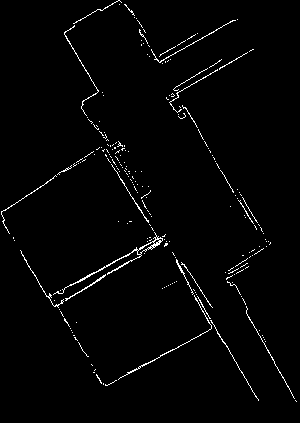
//> input picture polygon/walls.ppm, 300 x 423 px
$ ./main   (built with g++ and OpenCV 4)
//> lines starting //> are read from the running program, lines starting //| are printed output that depends on the picture; after the words box and inside, x2 and y2 are one past the last pixel; in counts of white or black regions, pixels touching at a corner belong together

#include <string>
#include <vector>


#include "opencv2/highgui.hpp"
#include "opencv2/imgproc.hpp"

void rotate(cv::Mat& src, double angle, cv::Mat& dst, bool thresh = true);

int main(int argc, char** argv) {

  std::string name = "";
  if (argc > 1) {
    name = "_" + std::string(argv[1]);
  }

  cv::Mat walls_img = cv::imread("walls" + name + ".ppm");
//> walls_img is the input picture: 423 rows x 300 cols, CV_8UC3; 1.9% white in thin lines or dots
  cv::Mat freespace_img = cv::imread("freespace" + name + ".ppm");
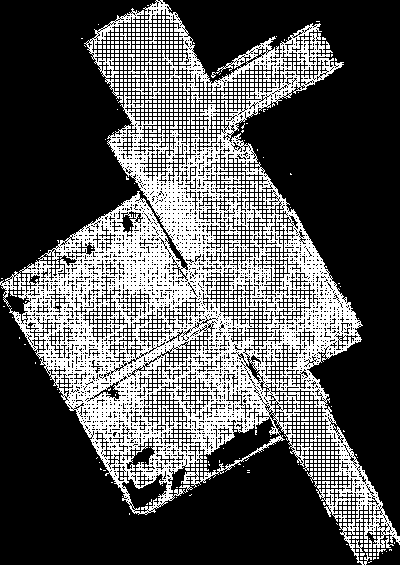
//> input picture polygon/freespace.ppm, 400 x 565 px
//> freespace_img is the input picture: 565 rows x 400 cols, CV_8UC3; 33.1% white; 1057 white regions (955 under 20 px), largest, box (x1, y1, x2, y2) and area: (0, 0, 400, 548) 59739, (84, 8, 144, 103) 834, (314, 481, 351, 522) 440
  cv::Mat density_img = cv::imread("density" + name + ".ppm");
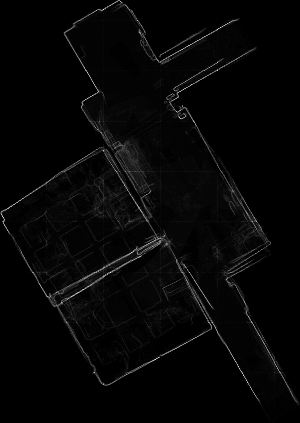
//> input picture stuff/density.ppm, 300 x 423 px
//> density_img is the input picture: 423 rows x 300 cols, CV_8UC3; min 0, max 249, mean 5.9
  cv::Mat walls_gray = cv::imread("walls" + name + ".ppm", CV_LOAD_IMAGE_GRAYSCALE);
//> walls_gray: 423 rows x 300 cols, CV_8UC1; 1.9% white in thin lines or dots

  std::vector<cv::Vec4i> lines;
  cv::HoughLinesP(walls_gray, lines, 1, CV_PI/180, 10, 5, 3);
//> lines = 101 lines (x1, y1, x2, y2), first 8: [193, 289, 244, 377], [1, 212, 59, 174], [71, 285, 142, 246], [55, 306, 108, 272], [106, 149, 119, 171], [60, 311, 87, 356], [57, 306, 124, 263], [47, 181, 99, 147]

  std::vector<float> angles(lines.size());
  float avgAngle = 0;
  for(unsigned int i=0; i<lines.size(); ++i) {
    float x = lines[i][3] - lines[i][1];
    float y = lines[i][2] - lines[i][0];
    angles[i] = abs(x) < 1e-6 ? CV_PI/2 : atan(y/x);

    //printf("%d: %f\n", i, angles[i]);

    avgAngle += angles[i];
  }
//> this loop made 101 passes
//> (x, y, avgAngle) on passes 1 to 12: (88, 51, 0.525), (-38, 58, -0.466), (-39, 71, -1.53), (-34, 53, -2.53), (22, 13, -2), (45, 27, -1.46), (-43, 67, -2.46), (-34, 52, -3.45), (-36, 65, -4.52), (-47, 82, -5.57), (67, 35, -5.09), (59, 34, -4.56)
//> after the loop, angles = 101 values, max 0.785 at index 72, min -1.19 at index 91, mean -0.091; avgAngle = -9.19

  avgAngle /= angles.size();
//> avgAngle = -0.091

  float mainAngle = 0, perpAngle = 0;
  int numMain = 0, numPerp = 0;

  for(unsigned int i=0; i<angles.size(); ++i) {
    if (angles[i] > avgAngle) {
      mainAngle += angles[i];
      numMain++;
    } else {
      perpAngle += angles[i];
      numPerp++;
    }
  }
//> this loop made 101 passes
//> mainAngle on passes 1, 5, 6, 11, 12, 14, 15, 16, 17, 18, 19, 21: 0.525, 1.06, 1.6, 2.08, 2.6, 3.14, 3.68, 4.19, 4.85, 5.37, 5.97, 6.55
//> perpAngle on passes 2, 3, 4, 7, 8, 9: -0.991, -2.06, -3.06, -4.06, -5.05, -6.12
//> after the loop, mainAngle = 32.14; numMain = 60; perpAngle = -41.33; numPerp = 41

  if (numMain >= numPerp) {
    mainAngle /= numMain;
//> mainAngle = 0.536
    perpAngle = mainAngle - CV_PI/2;
//> perpAngle = -1.04
  } else {
    perpAngle /= numPerp;
    mainAngle = perpAngle;
    perpAngle = mainAngle + CV_PI/2;
  }

  printf("Main angle: %f\nPerp angle: %f\n", mainAngle, perpAngle);
//| Main angle: 0.535692
//| Perp angle: -1.035105

  cv::Mat rot_walls, rot_freespace, rot_density;
  rotate(walls_img, -mainAngle*180/CV_PI, rot_walls);
  rotate(freespace_img, -mainAngle*180/CV_PI, rot_freespace);
  rotate(density_img, -mainAngle*180/CV_PI, rot_density, false);

  cv::imwrite("density" + name + "_rotated.png", rot_density);
  cv::imwrite("freespace" + name + "_rotated.png", rot_freespace);
  cv::imwrite("walls" + name + "_rotated.png", rot_walls);

  printf("Rows: %d\nCols: %d\n", rot_freespace.rows, rot_freespace.cols);
}

void rotate(cv::Mat& src, double angle, cv::Mat& dst, bool thresh)
{
//> called with angle = -30.69, thresh = true
  int len = std::sqrt(src.cols*src.cols + src.rows*src.rows);
//> len = 518

  dst = cv::Mat(cv::Size(len, len), src.type());

  cv::Mat t = (cv::Mat_<double>(2, 3) << 1, 0, (len-src.cols)/2, 0, 1, (len-src.rows)/2);
//> t = [[1, 0, 109], [0, 1, 47]]
  cv::warpAffine(src, dst, t, dst.size());
//> dst: 518 rows x 518 cols, CV_8UC3; 0.91% white in thin lines or dots, all inside (x1, y1, x2, y2) = (110, 47, 406, 449)

  cv::Point2f pt(len/2., len/2.);
//> pt = Point(259, 259)
  cv::Mat r = cv::getRotationMatrix2D(pt, angle, 1.0);

  cv::warpAffine(dst, dst, r, dst.size());

  if (thresh) {
    cv::cvtColor(dst, dst, CV_BGR2GRAY);
//> dst: 518 rows x 518 cols, CV_8UC1
    cv::threshold(dst, dst, 100, 255, cv::THRESH_BINARY);
//> dst: 518 rows x 518 cols, CV_8UC1; 1.1% white in thin lines or dots, all inside (x1, y1, x2, y2) = (126, 57, 432, 497)
//> call 2 of rotate, with angle = -30.69, thresh = true
//> in rotate (call 2), `cv::warpAffine(src, dst, t, dst.size());`:
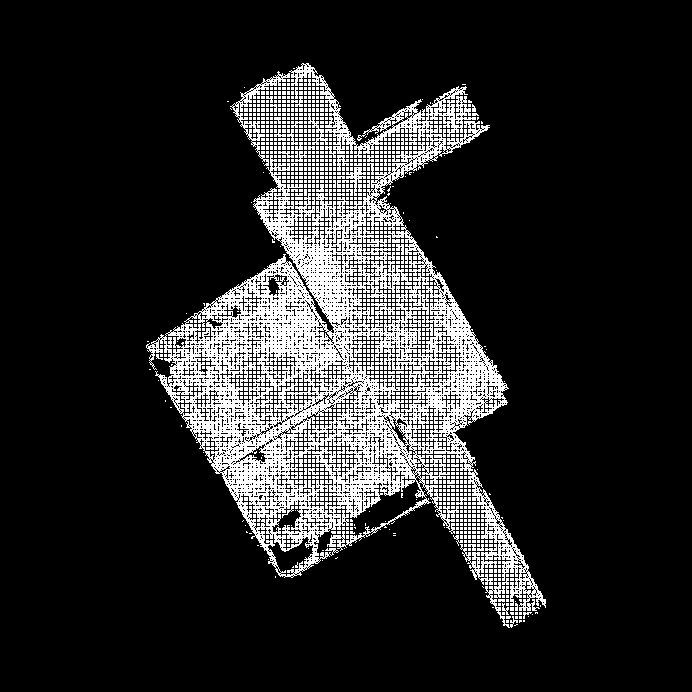
//> dst: 692 rows x 692 cols, CV_8UC3; 15.6% white; 1057 white regions (955 under 20 px), largest, box (x1, y1, x2, y2) and area: (146, 63, 546, 611) 59739, (230, 71, 290, 166) 834, (460, 544, 497, 585) 440
//> in rotate (call 2), `cv::warpAffine(dst, dst, r, dst.size());`:
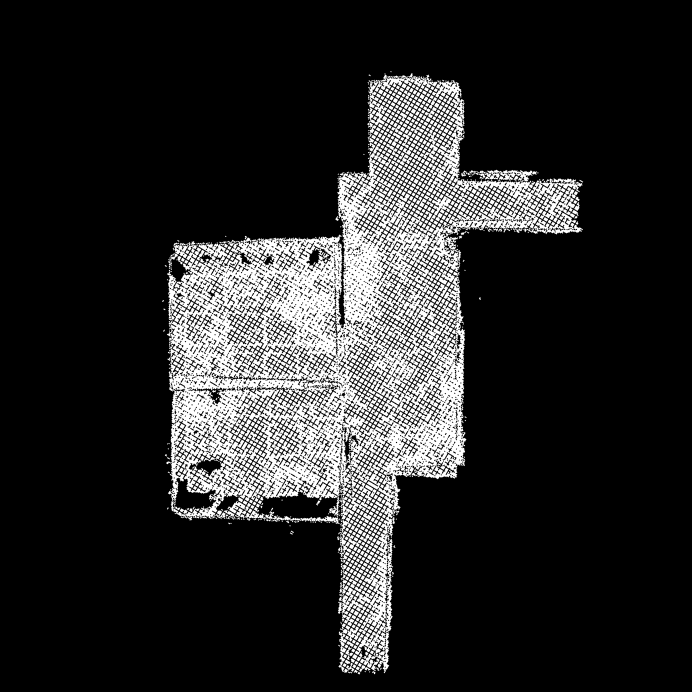
//> dst: 692 rows x 692 cols, CV_8UC3; min 0, max 255, mean 39.8
//> in rotate (call 2), `cv::threshold(dst, dst, 100, 255, cv::THRESH_BINARY);`:
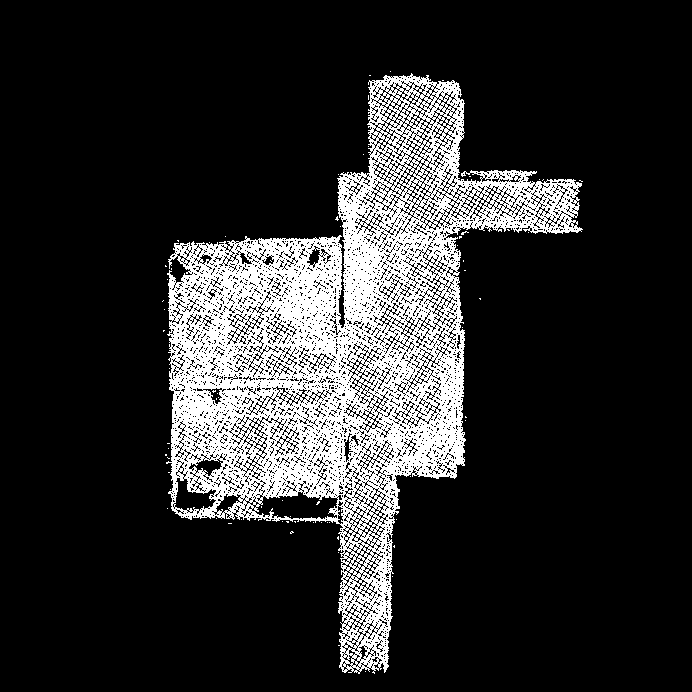
//> dst: 692 rows x 692 cols, CV_8UC1; 17.1% white; 70 white regions (69 under 20 px), largest, box (x1, y1, x2, y2) and area: (166, 73, 583, 674) 81945
//> call 3 of rotate, with angle = -30.69, thresh = false
//> in rotate (call 3), `cv::warpAffine(src, dst, t, dst.size());`:
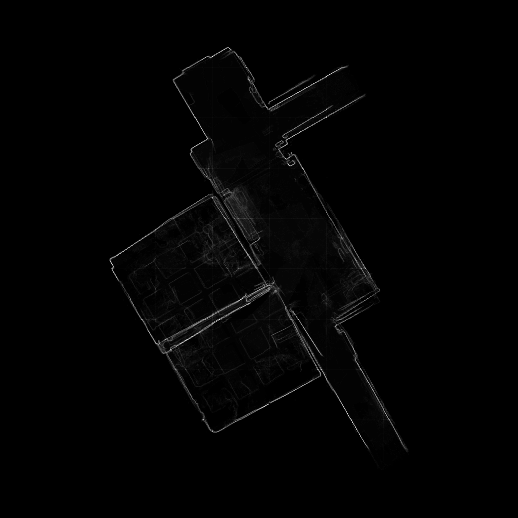
//> dst: 518 rows x 518 cols, CV_8UC3; min 0, max 249, mean 2.8
//> in rotate (call 3), `cv::warpAffine(dst, dst, r, dst.size());`:
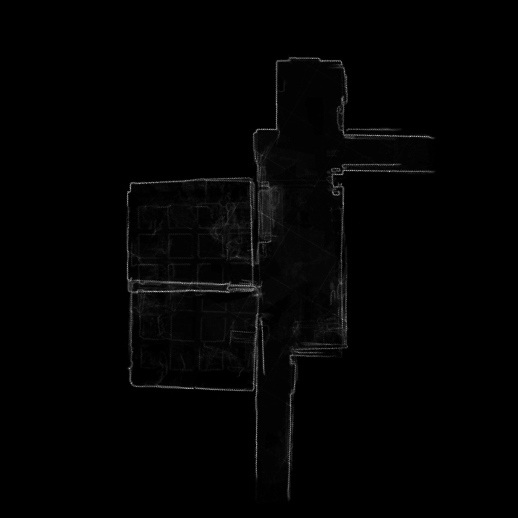
//> dst: 518 rows x 518 cols, CV_8UC3; min 0, max 203, mean 2.8
//| Rows: 692
//| Cols: 692
  }
}
